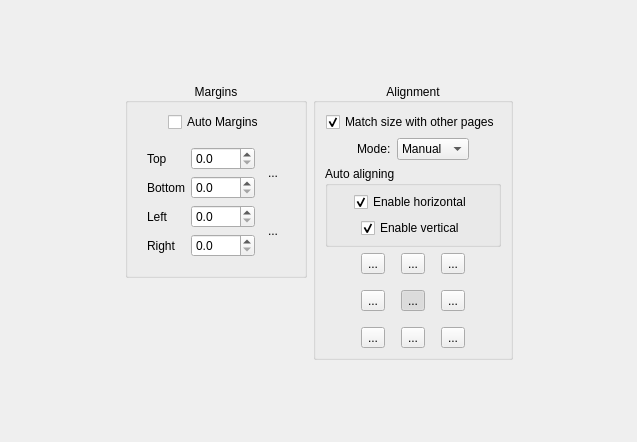
         <widget class="QWidget" name="scrollAreaWidgetContents_6">
          <property name="geometry">
           <rect>
            <x>0</x>
            <y>0</y>
            <width>637</width>
            <height>442</height>
           </rect>
          </property>
          <layout class="QGridLayout" name="gridLayout_10">
           <item row="1" column="0">
            <spacer name="horizontalSpacer_27">
             <property name="orientation">
              <enum>Qt::Horizontal</enum>
             </property>
             <property name="sizeHint" stdset="0">
              <size>
               <width>1</width>
               <height>1</height>
              </size>
             </property>
            </spacer>
           </item>
           <item row="1" column="1">
            <layout class="QVBoxLayout" name="verticalLayout_15">
             <item>
              <widget class="QGroupBox" name="marginsGroup">
               <property name="title">
                <string>Margins</string>
               </property>
               <property name="alignment">
                <set>Qt::AlignCenter</set>
               </property>
               <layout class="QVBoxLayout" name="verticalLayout_14">
                <item>
                 <layout class="QHBoxLayout" name="horizontalLayout_8">
                  <item>
                   <spacer name="horizontalSpacer_21">
                    <property name="orientation">
                     <enum>Qt::Horizontal</enum>
                    </property>
                    <property name="sizeHint" stdset="0">
                     <size>
                      <width>1</width>
                      <height>1</height>
                     </size>
                    </property>
                   </spacer>
                  </item>
                  <item>
                   <widget class="QCheckBox" name="autoMargins">
                    <property name="text">
                     <string>Auto Margins</string>
                    </property>
                    <property name="checked">
                     <bool>false</bool>
                    </property>
                   </widget>
                  </item>
                  <item>
                   <spacer name="horizontalSpacer_22">
                    <property name="orientation">
                     <enum>Qt::Horizontal</enum>
                    </property>
                    <property name="sizeHint" stdset="0">
                     <size>
                      <width>1</width>
                      <height>1</height>
                     </size>
                    </property>
                   </spacer>
                  </item>
                 </layout>
                </item>
                <item>
                 <widget class="QWidget" name="marginsWidget" native="true">
                  <layout class="QHBoxLayout" name="horizontalLayout_9">
                   <item>
                    <spacer name="horizontalSpacer_23">
                     <property name="orientation">
                      <enum>Qt::Horizontal</enum>
                     </property>
                     <property name="sizeHint" stdset="0">
                      <size>
                       <width>1</width>
                       <height>1</height>
                      </size>
                     </property>
                    </spacer>
                   </item>
                   <item>
                    <layout class="QGridLayout" name="gridLayout_9">
                     <item row="0" column="2" rowspan="2">
                      <widget class="QToolButton" name="topBottomLink">
                       <property name="minimumSize">
                        <size>
                         <width>24</width>
                         <height>48</height>
                        </size>
                       </property>
                       <property name="text">
                        <string>...</string>
                       </property>
                       <property name="icon">
                        <iconset resource="resources/resources.qrc">
                         <normaloff>:/icons/stock-vchain-broken-24.png</normaloff>
                         <normalon>:/icons/stock-vchain-24.png</normalon>:/icons/stock-vchain-broken-24.png</iconset>
                       </property>
                       <property name="iconSize">
                        <size>
                         <width>9</width>
                         <height>24</height>
                        </size>
                       </property>
                       <property name="autoRaise">
                        <bool>true</bool>
                       </property>
                      </widget>
                     </item>
                     <item row="0" column="0">
                      <widget class="QLabel" name="label_3">
                       <property name="text">
                        <string>Top</string>
                       </property>
                      </widget>
                     </item>
                     <item row="3" column="0">
                      <widget class="QLabel" name="label_4">
                       <property name="text">
                        <string>Right</string>
                       </property>
                      </widget>
                     </item>
                     <item row="2" column="0">
                      <widget class="QLabel" name="label_5">
                       <property name="text">
                        <string>Left</string>
                       </property>
                      </widget>
                     </item>
                     <item row="2" column="2" rowspan="2">
                      <widget class="QToolButton" name="leftRightLink">
                       <property name="minimumSize">
                        <size>
                         <width>24</width>
                         <height>48</height>
                        </size>
                       </property>
                       <property name="text">
                        <string>...</string>
                       </property>
                       <property name="icon">
                        <iconset resource="resources/resources.qrc">
                         <normaloff>:/icons/stock-vchain-broken-24.png</normaloff>
                         <normalon>:/icons/stock-vchain-24.png</normalon>:/icons/stock-vchain-broken-24.png</iconset>
                       </property>
                       <property name="iconSize">
                        <size>
                         <width>9</width>
                         <height>24</height>
                        </size>
                       </property>
                       <property name="checked">
                        <bool>false</bool>
                       </property>
                       <property name="autoRaise">
                        <bool>true</bool>
                       </property>
                      </widget>
                     </item>
                     <item row="3" column="1">
                      <widget class="QDoubleSpinBox" name="rightMarginSpinBox">
                       <property name="decimals">
                        <number>1</number>
                       </property>
                       <property name="maximum">
                        <double>9999.000000000000000</double>
                       </property>
                      </widget>
                     </item>
                     <item row="1" column="1">
                      <widget class="QDoubleSpinBox" name="bottomMarginSpinBox">
                       <property name="decimals">
                        <number>1</number>
                       </property>
                       <property name="maximum">
                        <double>9999.000000000000000</double>
                       </property>
                      </widget>
                     </item>
                     <item row="0" column="1">
                      <widget class="QDoubleSpinBox" name="topMarginSpinBox">
                       <property name="decimals">
                        <number>1</number>
                       </property>
                       <property name="maximum">
                        <double>9999.000000000000000</double>
                       </property>
                      </widget>
                     </item>
                     <item row="1" column="0">
                      <widget class="QLabel" name="label_6">
                       <property name="text">
                        <string>Bottom</string>
                       </property>
                      </widget>
                     </item>
                     <item row="2" column="1">
                      <widget class="QDoubleSpinBox" name="leftMarginSpinBox">
                       <property name="decimals">
                        <number>1</number>
                       </property>
                       <property name="maximum">
                        <double>9999.000000000000000</double>
                       </property>
                      </widget>
                     </item>
                    </layout>
                   </item>
                   <item>
                    <spacer name="horizontalSpacer_24">
                     <property name="orientation">
                      <enum>Qt::Horizontal</enum>
                     </property>
                     <property name="sizeHint" stdset="0">
                      <size>
                       <width>1</width>
                       <height>1</height>
                      </size>
                     </property>
                    </spacer>
                   </item>
                  </layout>
                 </widget>
                </item>
               </layout>
              </widget>
             </item>
             <item>
              <spacer name="verticalSpacer_13">
               <property name="orientation">
                <enum>Qt::Vertical</enum>
               </property>
               <property name="sizeHint" stdset="0">
                <size>
                 <width>20</width>
                 <height>40</height>
                </size>
               </property>
              </spacer>
             </item>
            </layout>
           </item>
           <item row="1" column="3">
            <spacer name="horizontalSpacer_28">
             <property name="orientation">
              <enum>Qt::Horizontal</enum>
             </property>
             <property name="sizeHint" stdset="0">
              <size>
               <width>1</width>
               <height>1</height>
              </size>
             </property>
            </spacer>
           </item>
           <item row="2" column="1" colspan="2">
            <spacer name="verticalSpacer_10">
             <property name="orientation">
              <enum>Qt::Vertical</enum>
             </property>
             <property name="sizeHint" stdset="0">
              <size>
               <width>1</width>
               <height>1</height>
              </size>
             </property>
            </spacer>
           </item>
           <item row="0" column="1" colspan="2">
            <spacer name="verticalSpacer_9">
             <property name="orientation">
              <enum>Qt::Vertical</enum>
             </property>
             <property name="sizeHint" stdset="0">
              <size>
               <width>1</width>
               <height>1</height>
              </size>
             </property>
            </spacer>
           </item>
           <item row="1" column="2">
            <widget class="QGroupBox" name="alignmentGroup">
             <property name="title">
              <string>Alignment</string>
             </property>
             <property name="alignment">
              <set>Qt::AlignCenter</set>
             </property>
             <layout class="QVBoxLayout" name="verticalLayout_12">
              <item>
               <layout class="QHBoxLayout" name="horizontalLayout_26">
                <item>
                 <spacer name="horizontalSpacer_15">
                  <property name="orientation">
                   <enum>Qt::Horizontal</enum>
                  </property>
                  <property name="sizeHint" stdset="0">
                   <size>
                    <width>1</width>
                    <height>1</height>
                   </size>
                  </property>
                 </spacer>
                </item>
                <item>
                 <widget class="QCheckBox" name="alignWithOthersCB">
                  <property name="text">
                   <string>Match size with other pages</string>
                  </property>
                  <property name="checked">
                   <bool>true</bool>
                  </property>
                 </widget>
                </item>
                <item>
                 <spacer name="horizontalSpacer_16">
                  <property name="orientation">
                   <enum>Qt::Horizontal</enum>
                  </property>
                  <property name="sizeHint" stdset="0">
                   <size>
                    <width>1</width>
                    <height>1</height>
                   </size>
                  </property>
                 </spacer>
                </item>
               </layout>
              </item>
              <item>
               <layout class="QHBoxLayout" name="horizontalLayout_24">
                <item>
                 <spacer name="horizontalSpacer_55">
                  <property name="orientation">
                   <enum>Qt::Horizontal</enum>
                  </property>
                  <property name="sizeHint" stdset="0">
                   <size>
                    <width>1</width>
                    <height>1</height>
                   </size>
                  </property>
                 </spacer>
                </item>
                <item>
                 <widget class="QLabel" name="alignmentModeLabel">
                  <property name="text">
                   <string>Mode:</string>
                  </property>
                 </widget>
                </item>
                <item>
                 <widget class="QComboBox" name="alignmentMode">
                  <property name="currentIndex">
                   <number>1</number>
                  </property>
                  <item>
                   <property name="text">
                    <string comment="auto">Auto</string>
                   </property>
                  </item>
                  <item>
                   <property name="text">
                    <string comment="manual">Manual</string>
                   </property>
                  </item>
                  <item>
                   <property name="text">
                    <string comment="original">Original</string>
                   </property>
                  </item>
                 </widget>
                </item>
                <item>
                 <spacer name="horizontalSpacer_56">
                  <property name="orientation">
                   <enum>Qt::Horizontal</enum>
                  </property>
                  <property name="sizeHint" stdset="0">
                   <size>
                    <width>1</width>
                    <height>1</height>
                   </size>
                  </property>
                 </spacer>
                </item>
               </layout>
              </item>
              <item>
               <widget class="QGroupBox" name="autoAlignSettingsGroup">
                <property name="title">
                 <string>Auto aligning</string>
                </property>
                <layout class="QVBoxLayout" name="verticalLayout_9">
                 <property name="leftMargin">
                  <number>6</number>
                 </property>
                 <property name="topMargin">
                  <number>6</number>
                 </property>
                 <property name="rightMargin">
                  <number>6</number>
                 </property>
                 <property name="bottomMargin">
                  <number>6</number>
                 </property>
                 <item>
                  <layout class="QHBoxLayout" name="horizontalLayout_35">
                   <item>
                    <spacer name="horizontalSpacer_74">
                     <property name="orientation">
                      <enum>Qt::Horizontal</enum>
                     </property>
                     <property name="sizeHint" stdset="0">
                      <size>
                       <width>1</width>
                       <height>1</height>
                      </size>
                     </property>
                    </spacer>
                   </item>
                   <item>
                    <widget class="QCheckBox" name="autoHorizontalAligningCB">
                     <property name="text">
                      <string>Enable horizontal</string>
                     </property>
                     <property name="checked">
                      <bool>true</bool>
                     </property>
                    </widget>
                   </item>
                   <item>
                    <spacer name="horizontalSpacer_75">
                     <property name="orientation">
                      <enum>Qt::Horizontal</enum>
                     </property>
                     <property name="sizeHint" stdset="0">
                      <size>
                       <width>1</width>
                       <height>1</height>
                      </size>
                     </property>
                    </spacer>
                   </item>
                  </layout>
                 </item>
                 <item>
                  <layout class="QHBoxLayout" name="horizontalLayout_36">
                   <item>
                    <spacer name="horizontalSpacer_76">
                     <property name="orientation">
                      <enum>Qt::Horizontal</enum>
                     </property>
                     <property name="sizeHint" stdset="0">
                      <size>
                       <width>1</width>
                       <height>1</height>
                      </size>
                     </property>
                    </spacer>
                   </item>
                   <item>
                    <widget class="QCheckBox" name="autoVerticalAligningCB">
                     <property name="text">
                      <string>Enable vertical</string>
                     </property>
                     <property name="checked">
                      <bool>true</bool>
                     </property>
                    </widget>
                   </item>
                   <item>
                    <spacer name="horizontalSpacer_77">
                     <property name="orientation">
                      <enum>Qt::Horizontal</enum>
                     </property>
                     <property name="sizeHint" stdset="0">
                      <size>
                       <width>1</width>
                       <height>1</height>
                      </size>
                     </property>
                    </spacer>
                   </item>
                  </layout>
                 </item>
                </layout>
               </widget>
              </item>
              <item>
               <layout class="QHBoxLayout" name="horizontalLayout_5">
                <item>
                 <spacer name="horizontalSpacer_17">
                  <property name="orientation">
                   <enum>Qt::Horizontal</enum>
                  </property>
                  <property name="sizeHint" stdset="0">
                   <size>
                    <width>1</width>
                    <height>1</height>
                   </size>
                  </property>
                 </spacer>
                </item>
                <item>
                 <layout class="QGridLayout" name="gridLayout_8">
                  <property name="spacing">
                   <number>16</number>
                  </property>
                  <item row="0" column="0">
                   <widget class="QToolButton" name="alignTopLeftBtn">
                    <property name="text">
                     <string>...</string>
                    </property>
                    <property name="icon">
                     <iconset resource="resources/resources.qrc">
                      <normaloff>:/icons/stock-gravity-north-west-24.png</normaloff>:/icons/stock-gravity-north-west-24.png</iconset>
                    </property>
                    <property name="iconSize">
                     <size>
                      <width>24</width>
                      <height>24</height>
                     </size>
                    </property>
                    <property name="checkable">
                     <bool>true</bool>
                    </property>
                    <property name="autoExclusive">
                     <bool>true</bool>
                    </property>
                   </widget>
                  </item>
                  <item row="0" column="1">
                   <widget class="QToolButton" name="alignTopBtn">
                    <property name="text">
                     <string>...</string>
                    </property>
                    <property name="icon">
                     <iconset resource="resources/resources.qrc">
                      <normaloff>:/icons/stock-gravity-north-24.png</normaloff>:/icons/stock-gravity-north-24.png</iconset>
                    </property>
                    <property name="iconSize">
                     <size>
                      <width>24</width>
                      <height>24</height>
                     </size>
                    </property>
                    <property name="checkable">
                     <bool>true</bool>
                    </property>
                    <property name="autoExclusive">
                     <bool>true</bool>
                    </property>
                   </widget>
                  </item>
                  <item row="0" column="2">
                   <widget class="QToolButton" name="alignTopRightBtn">
                    <property name="text">
                     <string>...</string>
                    </property>
                    <property name="icon">
                     <iconset resource="resources/resources.qrc">
                      <normaloff>:/icons/stock-gravity-north-east-24.png</normaloff>:/icons/stock-gravity-north-east-24.png</iconset>
                    </property>
                    <property name="iconSize">
                     <size>
                      <width>24</width>
                      <height>24</height>
                     </size>
                    </property>
                    <property name="checkable">
                     <bool>true</bool>
                    </property>
                    <property name="autoExclusive">
                     <bool>true</bool>
                    </property>
                   </widget>
                  </item>
                  <item row="1" column="0">
                   <widget class="QToolButton" name="alignLeftBtn">
                    <property name="text">
                     <string>...</string>
                    </property>
                    <property name="icon">
                     <iconset resource="resources/resources.qrc">
                      <normaloff>:/icons/stock-gravity-west-24.png</normaloff>:/icons/stock-gravity-west-24.png</iconset>
                    </property>
                    <property name="iconSize">
                     <size>
                      <width>24</width>
                      <height>24</height>
                     </size>
                    </property>
                    <property name="checkable">
                     <bool>true</bool>
                    </property>
                    <property name="autoExclusive">
                     <bool>true</bool>
                    </property>
                   </widget>
                  </item>
                  <item row="1" column="1">
                   <widget class="QToolButton" name="alignCenterBtn">
                    <property name="text">
                     <string>...</string>
                    </property>
                    <property name="icon">
                     <iconset resource="resources/resources.qrc">
                      <normaloff>:/icons/stock-center-24.png</normaloff>:/icons/stock-center-24.png</iconset>
                    </property>
                    <property name="iconSize">
                     <size>
                      <width>24</width>
                      <height>24</height>
                     </size>
                    </property>
                    <property name="checkable">
                     <bool>true</bool>
                    </property>
                    <property name="checked">
                     <bool>true</bool>
                    </property>
                    <property name="autoExclusive">
                     <bool>true</bool>
                    </property>
                   </widget>
                  </item>
                  <item row="1" column="2">
                   <widget class="QToolButton" name="alignRightBtn">
                    <property name="text">
                     <string>...</string>
                    </property>
                    <property name="icon">
                     <iconset resource="resources/resources.qrc">
                      <normaloff>:/icons/stock-gravity-east-24.png</normaloff>:/icons/stock-gravity-east-24.png</iconset>
                    </property>
                    <property name="iconSize">
                     <size>
                      <width>24</width>
                      <height>24</height>
                     </size>
                    </property>
                    <property name="checkable">
                     <bool>true</bool>
                    </property>
                    <property name="autoExclusive">
                     <bool>true</bool>
                    </property>
                   </widget>
                  </item>
                  <item row="2" column="0">
                   <widget class="QToolButton" name="alignBottomLeftBtn">
                    <property name="text">
                     <string>...</string>
                    </property>
                    <property name="icon">
                     <iconset resource="resources/resources.qrc">
                      <normaloff>:/icons/stock-gravity-south-west-24.png</normaloff>:/icons/stock-gravity-south-west-24.png</iconset>
                    </property>
                    <property name="iconSize">
                     <size>
                      <width>24</width>
                      <height>24</height>
                     </size>
                    </property>
                    <property name="checkable">
                     <bool>true</bool>
                    </property>
                    <property name="autoExclusive">
                     <bool>true</bool>
                    </property>
                   </widget>
                  </item>
                  <item row="2" column="1">
                   <widget class="QToolButton" name="alignBottomBtn">
                    <property name="text">
                     <string>...</string>
                    </property>
                    <property name="icon">
                     <iconset resource="resources/resources.qrc">
                      <normaloff>:/icons/stock-gravity-south-24.png</normaloff>:/icons/stock-gravity-south-24.png</iconset>
                    </property>
                    <property name="iconSize">
                     <size>
                      <width>24</width>
                      <height>24</height>
                     </size>
                    </property>
                    <property name="checkable">
                     <bool>true</bool>
                    </property>
                    <property name="autoExclusive">
                     <bool>true</bool>
                    </property>
                   </widget>
                  </item>
                  <item row="2" column="2">
                   <widget class="QToolButton" name="alignBottomRightBtn">
                    <property name="text">
                     <string>...</string>
                    </property>
                    <property name="icon">
                     <iconset resource="resources/resources.qrc">
                      <normaloff>:/icons/stock-gravity-south-east-24.png</normaloff>:/icons/stock-gravity-south-east-24.png</iconset>
                    </property>
                    <property name="iconSize">
                     <size>
                      <width>24</width>
                      <height>24</height>
                     </size>
                    </property>
                    <property name="checkable">
                     <bool>true</bool>
                    </property>
                    <property name="autoExclusive">
                     <bool>true</bool>
                    </property>
                   </widget>
                  </item>
                 </layout>
                </item>
                <item>
                 <spacer name="horizontalSpacer_18">
                  <property name="orientation">
                   <enum>Qt::Horizontal</enum>
                  </property>
                  <property name="sizeHint" stdset="0">
                   <size>
                    <width>1</width>
                    <height>1</height>
                   </size>
                  </property>
                 </spacer>
                </item>
               </layout>
              </item>
             </layout>
            </widget>
           </item>
          </layout>
         </widget>
